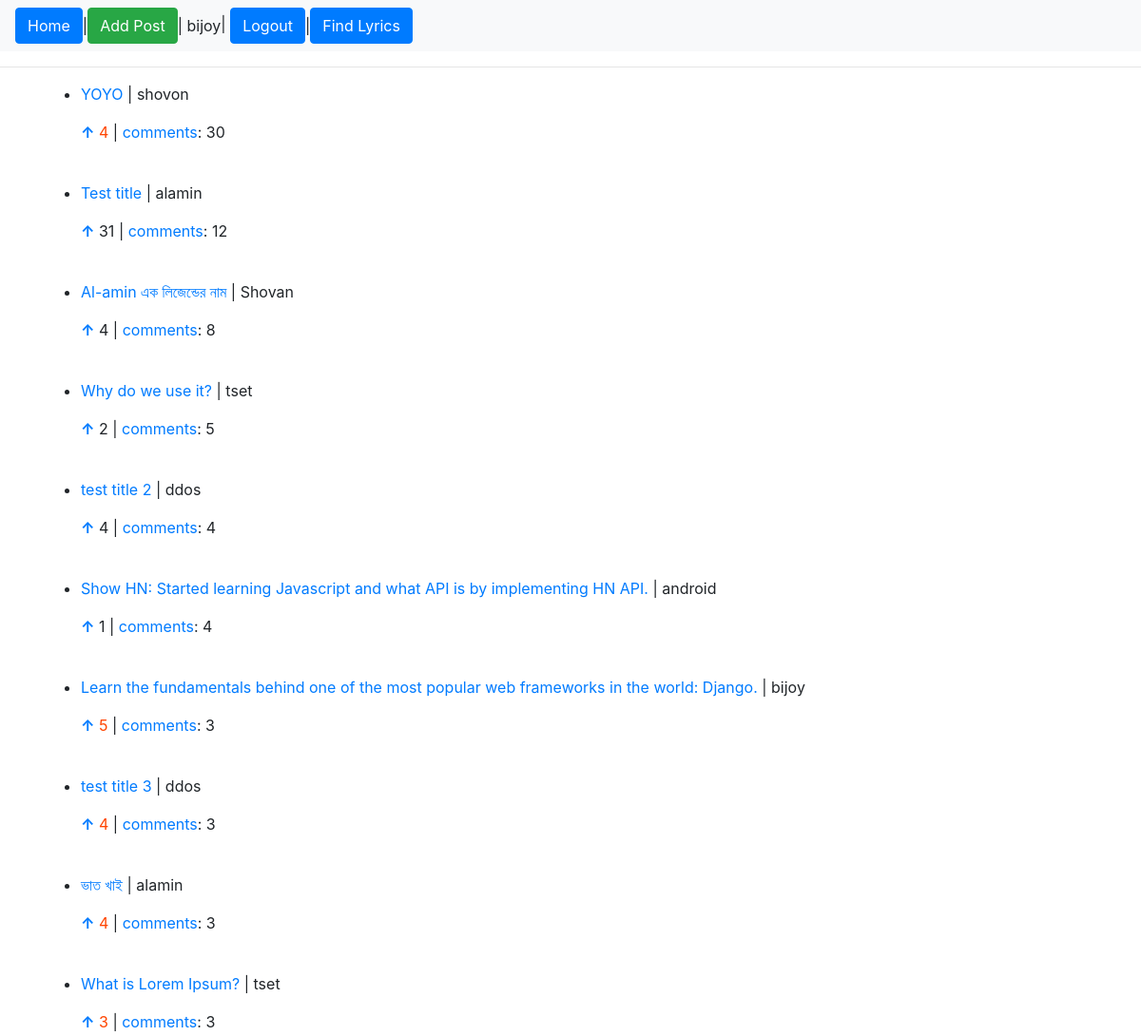
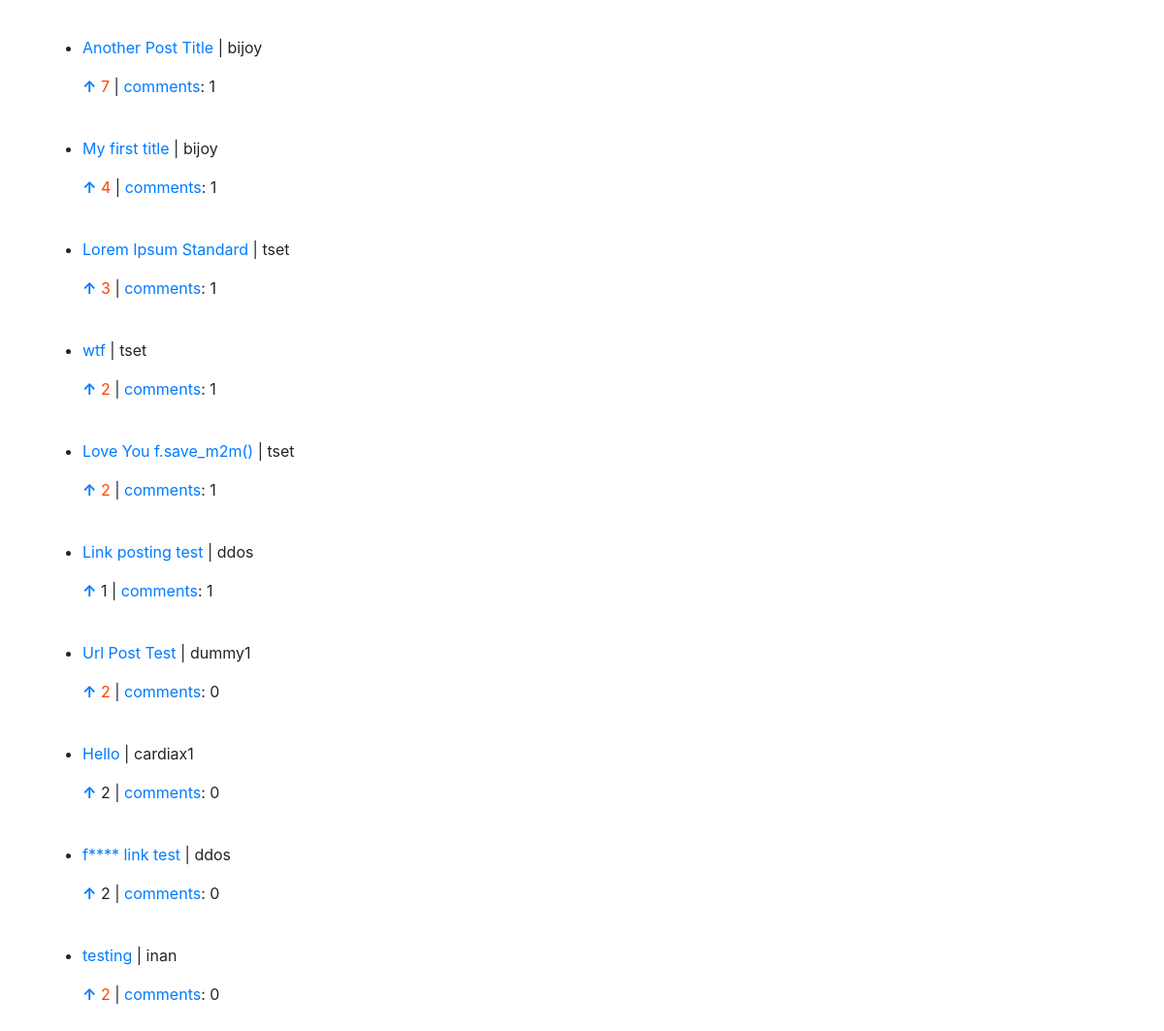
Screenshot of / (signed in) with the database file from the repository (2 pictures, top to bottom).
### playground/models.py (models this page shows)
class Post(models.Model):
	title = models.CharField(max_length=200)
	content = models.TextField()
	author = models.ForeignKey(User, on_delete=models.CASCADE)

### playground/views.py (the view)
# urls.py: path('', views.home, name='home'),
def home(request):
	posts = Post.objects.all()
	key = lambda x: (-x.comment_set.all().count(), -x.upvote_set.all().count())
	posts = sorted(posts, key=key)
	up_posts = []
	if not request.user.is_anonymous:
		up_posts = [u.post for u in Upvote.objects.filter(user=request.user)]
	return render(request, 'playground/home.html',
		{'posts': posts, 'upvoted_posts': up_posts},
	)

### playground/templates/playground/home.html
{% extends "playground/base.html" %}
{% block content %}
<ul>
{% for post in posts %}
	<li>
		<div>
			<p><a href="{% url 'post_details' post.id %}">{{ post.title }}</a> | {{ post.author }}</p>
			<p>
	<a href="{% url 'upvote' post.id %}" title="upvote and view"><b>&uarr;</b></a>
	{% if post in upvoted_posts %}
	<span style="color: rgb(255, 69, 0)">{{ post.upvote_set.all.count }}</span>
	{% else %}
	{{ post.upvote_set.all.count }}
	{% endif %}
	 | <span><a href="{% url 'post_details' post.id %}">comments</a>: {{ post.comment_set.all.count }}</span>
</p></div>
	</li>
	<br>
{% endfor %}
</ul>
{% endblock %}

### playground/templates/playground/base.html (shortened to what this page needs)
<!doctype html>
<html lang="en">
  <head>
    <link rel="stylesheet" href="https://stackpath.bootstrapcdn.com/bootstrap/4.1.1/css/bootstrap.min.css">
</head>
<body>
	<div>
		<nav class="navbar navbar-expand-lg navbar-light bg-light">
			<a href="/"><button class="btn btn-primary">Home</button></a> |
			<a href="{% url 'addPost' %}" class="btn btn-success">Add Post</a>
			{% if request.user.is_authenticated %}
				<span> | {{ request.user }}</span>
				<span>| <a href="{% url 'logout' %}" class="btn btn-primary">Logout</a></span>
			{% else %}
			 | <a href="{% url 'login' %}" class="btn btn-primary">Login</a> |
			 <a href="{% url 'signup' %}" class="btn btn-primary">SignUp</a>
			{% endif %} |
			<a href="{% url 'find_lyrics' %}" class="btn btn-primary">Find Lyrics</a>
		</nav>
	</div>
	<hr>
	<div class="container">
		{% block content %} {% endblock %}
	</div>
</body>
</html>

### rows the page displays
Post: title "YOYO", author "shovon", upvote_set.all.count "4", comment_set.all.count "30"
Post: title "Test title", author "alamin", upvote_set.all.count "31", comment_set.all.count "12"
Post: title "Al-amin এক লিজেন্ডের নাম", author "Shovan", upvote_set.all.count "4", comment_set.all.count "8"
Post: title "Why do we use it?", author "tset", upvote_set.all.count "2", comment_set.all.count "5"
Post: title "test title 2", author "ddos", upvote_set.all.count "4", comment_set.all.count "4"
Post: title "Show HN: Started learning Javascript and what API is by implementing HN API.", author "android", upvote_set.all.count "1", comment_set.all.count "4"
Post: title "Learn the fundamentals behind one of the most popular web frameworks in the world: Django.", author "bijoy", upvote_set.all.count "5", comment_set.all.count "3"
Post: title "test title 3", author "ddos", upvote_set.all.count "4", comment_set.all.count "3"
Post: title "ভাত খাই", author "alamin", upvote_set.all.count "4", comment_set.all.count "3"
Post: title "What is Lorem Ipsum?", author "tset", upvote_set.all.count "3", comment_set.all.count "3"
Post: title "Another Post Title", author "bijoy", upvote_set.all.count "7", comment_set.all.count "1"
Post: title "My first title", author "bijoy", upvote_set.all.count "4", comment_set.all.count "1"
Post: title "Lorem Ipsum Standard", author "tset", upvote_set.all.count "3", comment_set.all.count "1"
Post: title "wtf", author "tset", upvote_set.all.count "2", comment_set.all.count "1"
Post: title "Love You f.save_m2m()", author "tset", upvote_set.all.count "2", comment_set.all.count "1"
Post: title "Link posting test", author "ddos", upvote_set.all.count "1", comment_set.all.count "1"
Post: title "Url Post Test", author "dummy1", upvote_set.all.count "2", comment_set.all.count "0"
Post: title "Hello", author "cardiax1", upvote_set.all.count "2", comment_set.all.count "0"
Post: title "f**** link test", author "ddos", upvote_set.all.count "2", comment_set.all.count "0"
Post: title "testing", author "inan", upvote_set.all.count "2", comment_set.all.count "0"

### other values shown
{{ request.user }} "bijoy"
